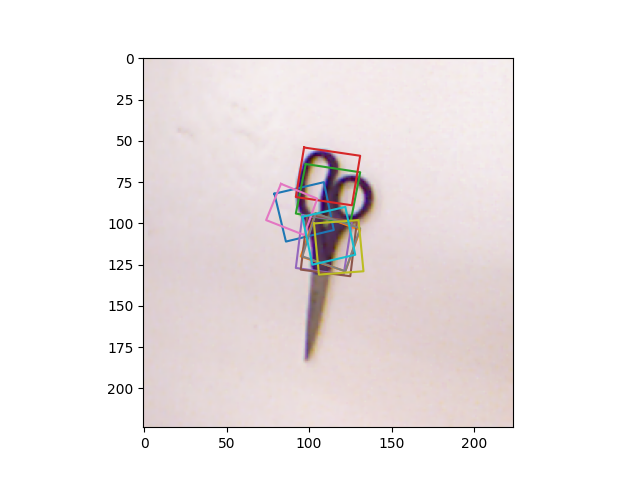
#> input picture tensor([150]).png, 640 x 480 px
$ python -i image.py   (imports and definitions only)   (older library calls are emulated)
#> lines starting #> are read from the running program, lines starting #| are printed output that depends on the picture
import warnings

import cv2
import matplotlib.pyplot as plt
import numpy as np
from imageio import imread
from skimage.transform import rotate, resize

# [1 line not run here, left out]


class Image:
    """
    Wrapper around an image with some convenient functions.
    """

    def __init__(self, img):
        self.img = img

    def __getattr__(self, attr):
        # Pass along any other methods to the underlying ndarray
        return getattr(self.img, attr)

    @classmethod
    def from_file(cls, fname):
        return cls(imread(fname))

    def copy(self):
        """
        :return: Copy of self.
        """
        return self.__class__(self.img.copy())

    # [10 lines left out: function crop, not called in this run]

    def cropped(self, *args, **kwargs):
        """
        :return: Cropped copy of the image.
        """
        i = self.copy()
        i.crop(*args, **kwargs)
        return i

    # [96 lines left out: functions normalise, resize, resized, rotate, rotated, show and 3 more, not called in this run]


class DepthImage(Image):
    def __init__(self, img):
        super().__init__(img)

    # [38 lines left out: function from_pcd, not called in this run]

    @classmethod
    def from_tiff(cls, fname):
        return cls(imread(fname))

    # [52 lines left out: functions inpaint, gradients, normalise, offset_img, not called in this run]


class WidthImage(Image):
    """
    A width image is one that describes the desired gripper width at each pixel.
    """

    # [13 lines left out: functions zoom, normalise, not called in this run]

>>> import cv2
>>> picture = cv2.imread('../../tensor([150]).png', cv2.IMREAD_GRAYSCALE)
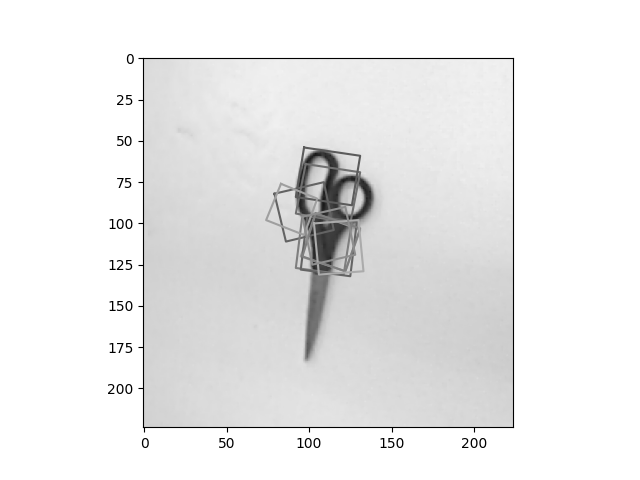
#> picture: shape (480, 640); min 0, max 255, mean 234.9
#> (the run stopped early here; a loop or call above may not have finished)

$ run again, on tensor([307]).png
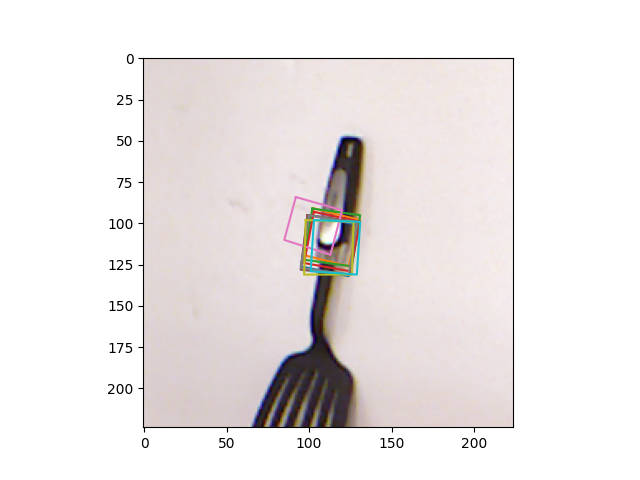
#> input picture tensor([307]).png, 640 x 480 px
#> `picture = cv2.imread('../../tensor([150]).png', cv2.IMREAD_GRAYSCALE)`:
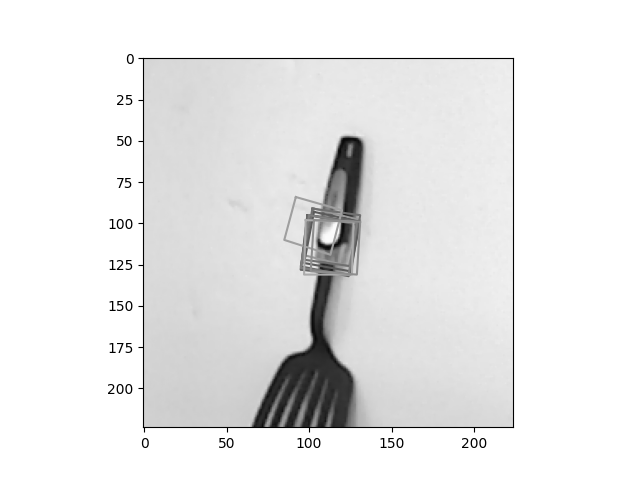
#> picture: shape (480, 640); min 0, max 255, mean 232.9
